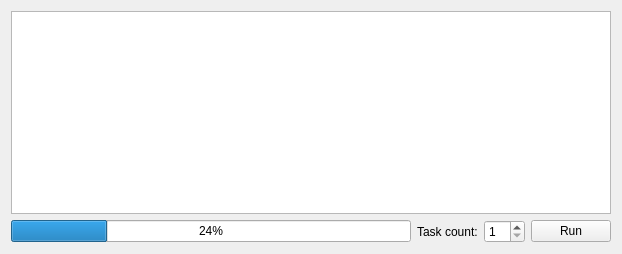
<?xml version="1.0" encoding="UTF-8"?>
<ui version="4.0">
 <class>Form</class>
 <widget class="QWidget" name="Form">
  <property name="geometry">
   <rect>
    <x>0</x>
    <y>0</y>
    <width>612</width>
    <height>254</height>
   </rect>
  </property>
  <property name="windowTitle">
   <string>Averaging</string>
  </property>
  <property name="windowIcon">
   <iconset resource="../../resource/icons/icons.qrc">
    <normaloff>:/icons/averageexposures.svg</normaloff>:/icons/averageexposures.svg</iconset>
  </property>
  <layout class="QVBoxLayout" name="verticalLayout">
   <item>
    <widget class="QTreeView" name="treeView">
     <property name="sizePolicy">
      <sizepolicy hsizetype="MinimumExpanding" vsizetype="Expanding">
       <horstretch>0</horstretch>
       <verstretch>0</verstretch>
      </sizepolicy>
     </property>
     <property name="minimumSize">
      <size>
       <width>600</width>
       <height>200</height>
      </size>
     </property>
     <property name="sizeAdjustPolicy">
      <enum>QAbstractScrollArea::AdjustToContents</enum>
     </property>
     <property name="alternatingRowColors">
      <bool>true</bool>
     </property>
     <property name="rootIsDecorated">
      <bool>false</bool>
     </property>
     <property name="uniformRowHeights">
      <bool>true</bool>
     </property>
     <property name="itemsExpandable">
      <bool>false</bool>
     </property>
     <property name="allColumnsShowFocus">
      <bool>true</bool>
     </property>
    </widget>
   </item>
   <item>
    <layout class="QHBoxLayout" name="horizontalLayout">
     <item>
      <spacer name="horizontalSpacer">
       <property name="orientation">
        <enum>Qt::Horizontal</enum>
       </property>
       <property name="sizeHint" stdset="0">
        <size>
         <width>0</width>
         <height>20</height>
        </size>
       </property>
      </spacer>
     </item>
     <item>
      <widget class="QProgressBar" name="progressBar">
       <property name="sizePolicy">
        <sizepolicy hsizetype="Expanding" vsizetype="Fixed">
         <horstretch>1</horstretch>
         <verstretch>0</verstretch>
        </sizepolicy>
       </property>
       <property name="value">
        <number>24</number>
       </property>
      </widget>
     </item>
     <item>
      <widget class="QLabel" name="label">
       <property name="text">
        <string>Task count:</string>
       </property>
      </widget>
     </item>
     <item>
      <widget class="QSpinBox" name="processCountSpinBox">
       <property name="toolTip">
        <string>The number of concurrent averaging tasks. Set it to the number of (logical) processors for max. performance. Decrease if you experience a bottleneck while reading files.</string>
       </property>
       <property name="keyboardTracking">
        <bool>false</bool>
       </property>
       <property name="minimum">
        <number>1</number>
       </property>
       <property name="value">
        <number>1</number>
       </property>
      </widget>
     </item>
     <item>
      <widget class="QPushButton" name="runPushButton">
       <property name="text">
        <string>Run</string>
       </property>
       <property name="icon">
        <iconset resource="../../resource/icons/icons.qrc">
         <normaloff>:/icons/start.svg</normaloff>:/icons/start.svg</iconset>
       </property>
      </widget>
     </item>
    </layout>
   </item>
  </layout>
 </widget>
 <tabstops>
  <tabstop>treeView</tabstop>
  <tabstop>processCountSpinBox</tabstop>
  <tabstop>runPushButton</tabstop>
 </tabstops>
 <resources>
  <include location="../../resource/icons/icons.qrc"/>
 </resources>
 <connections/>
</ui>
